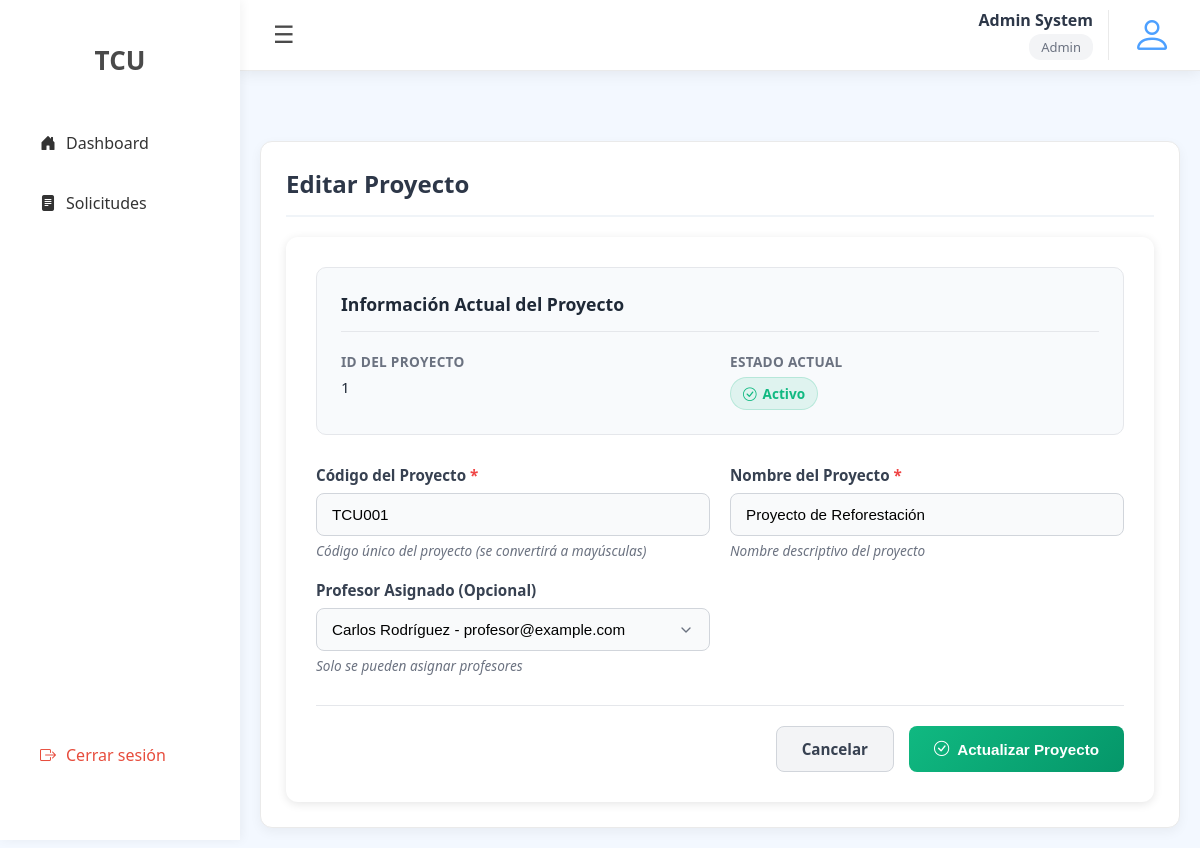
/projects/edit/1/ (signed in), run on the app's committed database.
### tcu_system_app/models.py (models this page shows, shortened)
class User(models.Model):
    userId = models.AutoField(primary_key=True)
    roleId = models.ForeignKey(Role, on_delete=models.PROTECT)
    firstName = models.CharField(max_length=100, unique=False)
    lastName = models.CharField(max_length=100, unique=False)
    email = models.EmailField(max_length=254, unique=True)
    password = models.CharField(max_length=128, unique=False)
    projectId = models.ForeignKey(Project, on_delete=models.SET_NULL, null=True, blank=True)

class Role(models.Model):
    roleId = models.AutoField(primary_key=True)
    name = models.CharField(max_length=100, unique=True)

class Project(models.Model):
    projectId = models.AutoField(primary_key=True)
    code = models.CharField(max_length=50, unique=True, default='NA')
    name = models.CharField(max_length=200, unique=True)
    userId_professor = models.ForeignKey('User', on_delete=models.SET_NULL, null=True)

### tcu_system_app/views/auth.py (the view)
    def wrapper(request, *args, **kwargs):
        if not is_authenticated(request):
            return redirect('login')
        return view_func(request, *args, **kwargs)

### tcu_system_app/views/auth.py (called while the page is built)
def is_authenticated(request):
    return request.session.get('user_id') is not None

def login_required(view_func):
    def wrapper(request, *args, **kwargs):
        if not is_authenticated(request):
            return redirect('login')
        return view_func(request, *args, **kwargs)
    return wrapper

### tcu_system_app/views/projects.py (called while the page is built, shortened)
@login_required
def edit_project(request, project_id):
    user_id = request.session.get('user_id')
    if not user_id:
        return redirect('login')
    current_user = get_object_or_404(User, pk=user_id)
    if current_user.roleId.name.lower() not in ['admin']:
        return HttpResponseForbidden("No tienes permiso para acceder a esta página")
    project = get_object_or_404(Project, pk=project_id)
    professors = User.objects.filter(
        roleId__name__in=['Profesor', 'Professor', 'Coordinador', 'Coordinator']
    ).order_by('lastName', 'firstName')
    return render(request, 'tcu_system_app/projects/edit_project.html', {
        'project': project,
        'professors': professors,
        'current_user': current_user
    })

### tcu_system_app/templates/tcu_system_app/projects/edit_project.html (shortened to what this page needs)
{% extends 'tcu_system_app/layout.html' %}
{% load static %}
{% block content %}
<link rel="stylesheet" href="{% static 'tcu_system_app/css/dashboard.css' %}">
<link rel="stylesheet" href="{% static 'tcu_system_app/css/projects/create_project.css' %}">
<link rel="stylesheet" href="{% static 'tcu_system_app/css/projects/edit_project.css' %}">
<div class="recent-requests">
    <div class="table-header">
        <h2>Editar Proyecto</h2>
    </div>
    <div class="form-container">
        <form method="POST" class="project-form" id="editProjectForm">
            <div class="current-info">
                <h3>Información Actual del Proyecto</h3>
                <div class="info-grid">
                    <div class="info-item">
                        <span class="info-label">ID del Proyecto</span>
                        <span class="info-value">{{ project.projectId }}</span>
                    </div>
                    <div class="info-item">
                        <span class="info-label">Estado Actual</span>
                        <span class="info-value">
                            {% if project.userId_professor %}
                            <span class="project-status status-active">
                                <i class="bi bi-check-circle"></i> Activo
                            </span>
                            {% else %}
                            <span class="project-status status-inactive">
                                <i class="bi bi-clock"></i> Inactivo
                            </span>
                            {% endif %}
                        </span>
                    </div>
                </div>
            </div>
            <div class="form-grid">
                <div class="form-group">
                    <label for="code">
                        Código del Proyecto <span class="required">*</span>
                    </label>
                    <input type="text" id="code" name="code"
                           value="{{ project.code }}"
                           required placeholder="Ej: TCU-2024-001"
                           pattern="[A-Za-z0-9\-]+" title="Solo letras, números y guiones"
                           style="text-transform: uppercase">
                    <small class="help-text">Código único del proyecto (se convertirá a mayúsculas)</small>
                </div>
                <div class="form-group">
                    <label for="name">
                        Nombre del Proyecto <span class="required">*</span>
                    </label>
                    <input type="text" id="name" name="name"
                           value="{{ project.name }}"
                           required placeholder="Ej: Reforestación Comunitaria">
                    <small class="help-text">Nombre descriptivo del proyecto</small>
                </div>
                <div class="form-group">
                    <label for="professorId">Profesor Asignado (Opcional)</label>
                    <select id="professorId" name="professorId">
                        {% for professor in professors %}
                        <option value="{{ professor.userId }}"
                                {% if project.userId_professor and professor.userId == project.userId_professor.userId %}selected{% endif %}>
                            {{ professor.firstName }} {{ professor.lastName }} - {{ professor.email }}
                        </option>
                        {% endfor %}
                    </select>
                    <small class="help-text">Solo se pueden asignar profesores</small>
                </div>
            </div>
            <div class="form-actions">
                <a href="{% url 'list_projects' %}" class="btn-cancel">
                    Cancelar
                </a>
                <button type="submit" class="btn-submit btn-submit-edit">
                    <i class="bi bi-check-circle"></i> Actualizar Proyecto
                </button>
            </div>
        </form>
    </div>
</div>
{% endblock %}

### tcu_system_app/templates/tcu_system_app/navbar.html
{% load static %}
<nav class="navbar">
    <button id="toggle-btn" class="toggle-btn">☰</button>
    <div class="nav-right">
        <div class="user-info">
            <span class="user-name">
                {% if current_user %}
                    {{ current_user.firstName }} {{ current_user.lastName }}
                {% else %}
                    Usuario
                {% endif %}
            </span>
            <span class="user-role">
                {% if current_user and current_user.roleId %}
                    {{ current_user.roleId.name|title }}
                {% else %}
                    Rol no definido
                {% endif %}
            </span>
        </div>
        <div class="user-icon-minimal">
            <i class="bi bi-person"></i>
        </div>
    </div>
</nav>

### tcu_system_app/static/tcu_system_app/css/layout.css (style rules this page uses)
body { margin: 0; font-family: 'Segoe UI', sans-serif; background: #f3f8ff; }
.navbar { position: relative; margin-left: 240px; height: 70px; background: #ffffff; display: flex; align-items: center; justify-content: space-between; padding: 0 25px; box-shadow: 0 2px 15px rgba(0,0,0,0.08); transition: margin-left 0.3s; border-bottom: 1px solid #eaeaea; }
.toggle-btn { background: none; border: none; font-size: 24px; cursor: pointer; color: #4a4a4a; padding: 8px; border-radius: 6px; transition: all 0.3s; }
.nav-right { display: flex; align-items: center; gap: 20px; }
.user-info { display: flex; flex-direction: column; align-items: flex-end; padding-right: 15px; border-right: 1px solid #eaeaea; }
.user-name { font-weight: 600; color: #2d3748; font-size: 16px; line-height: 1.3; text-align: right; }
.user-role { font-size: 13px; color: #6b7280; background: #f3f4f6; padding: 4px 12px; border-radius: 12px; margin-top: 4px; font-weight: 500; text-align: center; }
.user-icon-minimal { width: 46px; height: 46px; display: flex; align-items: center; justify-content: center; color: #4da0ff; font-size: 40px; cursor: pointer; transition: all 0.3s ease; }

### tcu_system_app/static/tcu_system_app/css/dashboard.css (style rules this page uses)
.recent-requests { margin-top: 50px; background-color: white; border-radius: 12px; padding: 25px; box-shadow: 0 4px 12px rgba(0,0,0,0.05); border: 1px solid #eaeaea; }
.recent-requests h2 { margin: 0 0 20px 0; color: #2d3748; font-size: 1.5rem; font-weight: 600; padding-bottom: 15px; border-bottom: 2px solid #f0f4f8; }

### tcu_system_app/static/tcu_system_app/css/projects/create_project.css (style rules this page uses)
.form-container { background: white; border-radius: 12px; padding: 30px; box-shadow: 0 2px 10px rgba(0,0,0,0.1); max-width: 900px; margin: 0 auto; }
.form-grid { display: grid; grid-template-columns: repeat(auto-fit, minmax(280px, 1fr)); gap: 20px; margin-bottom: 30px; }
.form-group { display: flex; flex-direction: column; }
.form-group label { font-weight: 600; margin-bottom: 8px; color: #374151; font-size: 0.95rem; }
.form-group .required { color: #ef4444; }
.form-group input, .form-group select { padding: 12px 15px; border: 1px solid #d1d5db; border-radius: 8px; font-size: 0.95rem; transition: all 0.3s; background-color: #f9fafb; width: 100%; box-sizing: border-box; }
.help-text { margin-top: 5px; color: #6b7280; font-size: 0.85rem; font-style: italic; line-height: 1.4; }
.form-actions { display: flex; justify-content: flex-end; gap: 15px; padding-top: 20px; border-top: 1px solid #e5e7eb; }
.btn-submit { display: inline-flex; align-items: center; gap: 8px; padding: 12px 25px; background: linear-gradient(135deg, #10b981, #059669); color: white; border: none; border-radius: 8px; font-weight: 600; font-size: 0.95rem; cursor: pointer; transition: all 0.3s; }
.btn-cancel { display: inline-flex; align-items: center; gap: 8px; padding: 12px 25px; background: #f3f4f6; color: #374151; text-decoration: none; border-radius: 8px; font-weight: 600; font-size: 0.95rem; border: 1px solid #d1d5db; transition: all 0.3s; }
.form-group select { appearance: none; background-repeat: no-repeat; background-position: right 15px center; background-size: 16px; padding-right: 40px; }
input[style*="text-transform: uppercase"] { text-transform: uppercase; }
.form-group select option { padding: 8px; white-space: normal; word-wrap: break-word; }

### tcu_system_app/static/tcu_system_app/css/projects/edit_project.css (style rules this page uses)
.current-info { background: #f8fafc; border: 1px solid #e5e7eb; border-radius: 10px; padding: 24px; margin-bottom: 30px; }
.current-info h3 { color: #1f2937; font-size: 1.1rem; font-weight: 600; margin: 0 0 20px 0; padding-bottom: 15px; border-bottom: 1px solid #e5e7eb; }
.info-grid { display: grid; grid-template-columns: repeat(auto-fit, minmax(200px, 1fr)); gap: 20px; }
.info-item { display: flex; flex-direction: column; gap: 6px; }
.info-label { font-weight: 600; color: #6b7280; font-size: 0.85rem; text-transform: uppercase; letter-spacing: 0.3px; }
.info-value { color: #1f2937; font-size: 0.95rem; font-weight: 500; word-break: break-word; }
.project-status { display: inline-flex; align-items: center; gap: 6px; padding: 6px 12px; border-radius: 20px; font-size: 0.85rem; font-weight: 600; }
.status-active { background-color: rgba(16, 185, 129, 0.1); color: #10b981; border: 1px solid rgba(16, 185, 129, 0.2); }
.btn-submit-edit { background: linear-gradient(135deg, #10b981, #059669); }

### data on the page
User: firstName "Admin", lastName "System", roleId.name "Admin"
Project: projectId "1", code "TCU001", name "Proyecto de Reforestación", professorId "Carlos Rodríguez - profesor@example.com"
